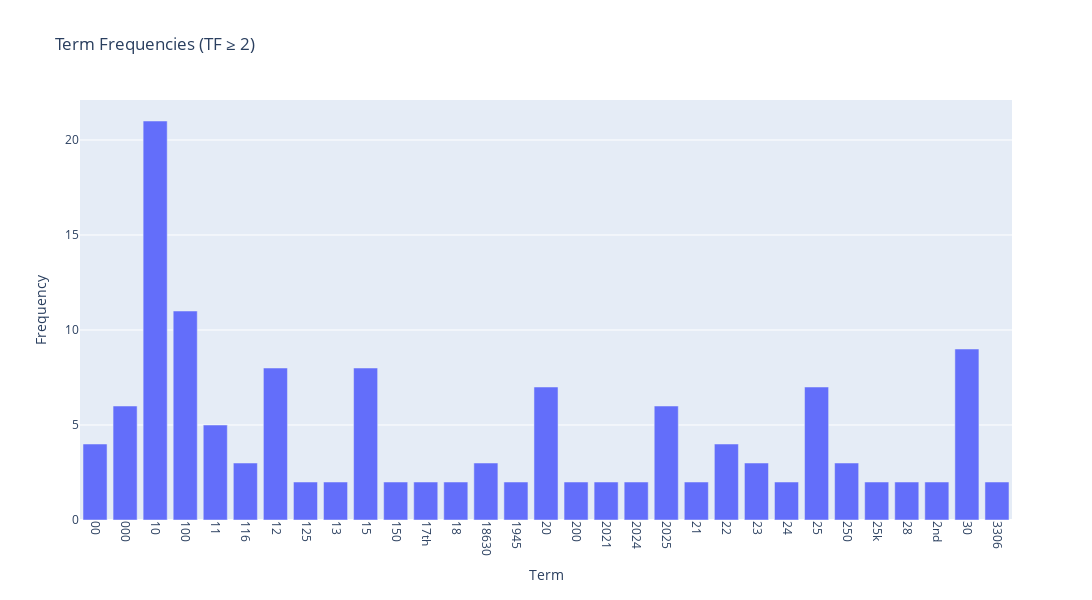

Source (notebook cell):
### Markdown cell above
### >>> **Exercise 13 (take home):** 
上個圖表可以發現有些詞出現頻率很低，導致圖表很稀疏，因此下面將呈現輸出頻率為2以上的圖以壁面圖表過於稀疏

### Code cell
#因為上一個exercise可以明顯看出有些詞的term_frequency非常低，導致圖表過於稀疏，會造成300個terms中有超過一半的terms頻率都在10以下，視覺話相當浪費時間
#因此改成用term_frequency >= 2的terms來畫圖
df = pd.DataFrame({
    "Term":count_vect.get_feature_names_out()[:100],
    "Frequency":term_counts[:100]
})
df=df[df["Frequency"]>=2]

# 繪圖
fig = px.bar(
    df,
    x="Term",
    y="Frequency",
    title="Term Frequencies (TF ≥ 2)"
)

# 調整 x 軸標籤角度與圖大小
fig.update_layout(
    xaxis=dict(tickangle=90),  # Plotly 要用 tickangle
    width=2000,
    height=600
)

fig.show()

### Figure 1 — Plotly figure (JSON) as saved in the notebook; plotly's stock layout.template omitted (floating-point values rounded to 4 significant figures)
{"data": [{"hovertemplate": "Term=%{x}<br>Frequency=%{y}<extra></extra>", "legendgroup": "", "marker": {"color": "#636efa", "pattern": {"shape": ""}}, "name": "", "orientation": "v", "showlegend": false, "textposition": "auto", "type": "bar", "x": ["00", "000", "10", "100", "11", "116", "12", "125", "13", "15", "150", "17th", "18", "18630", "1945", "20", "200", "2021", "2024", "2025", "21", "22", "23", "24", "25", "250", "25k", "28", "2nd", "30", "3306"], "xaxis": "x", "y": [4, 6, 21, 11, 5, 3, 8, 2, 2, 8, 2, 2, 2, 3, 2, 7, 2, 2, 2, 6, 2, 4, 3, 2, 7, 3, 2, 2, 2, 9, 2], "yaxis": "y"}], "layout": {"barmode": "relative", "height": 600, "legend": {"tracegroupgap": 0}, "title": {"text": "Term Frequencies (TF ≥ 2)"}, "width": 2000, "xaxis": {"anchor": "y", "domain": [0, 1], "tickangle": 90, "title": {"text": "Term"}}, "yaxis": {"anchor": "x", "domain": [0, 1], "title": {"text": "Frequency"}}}}
